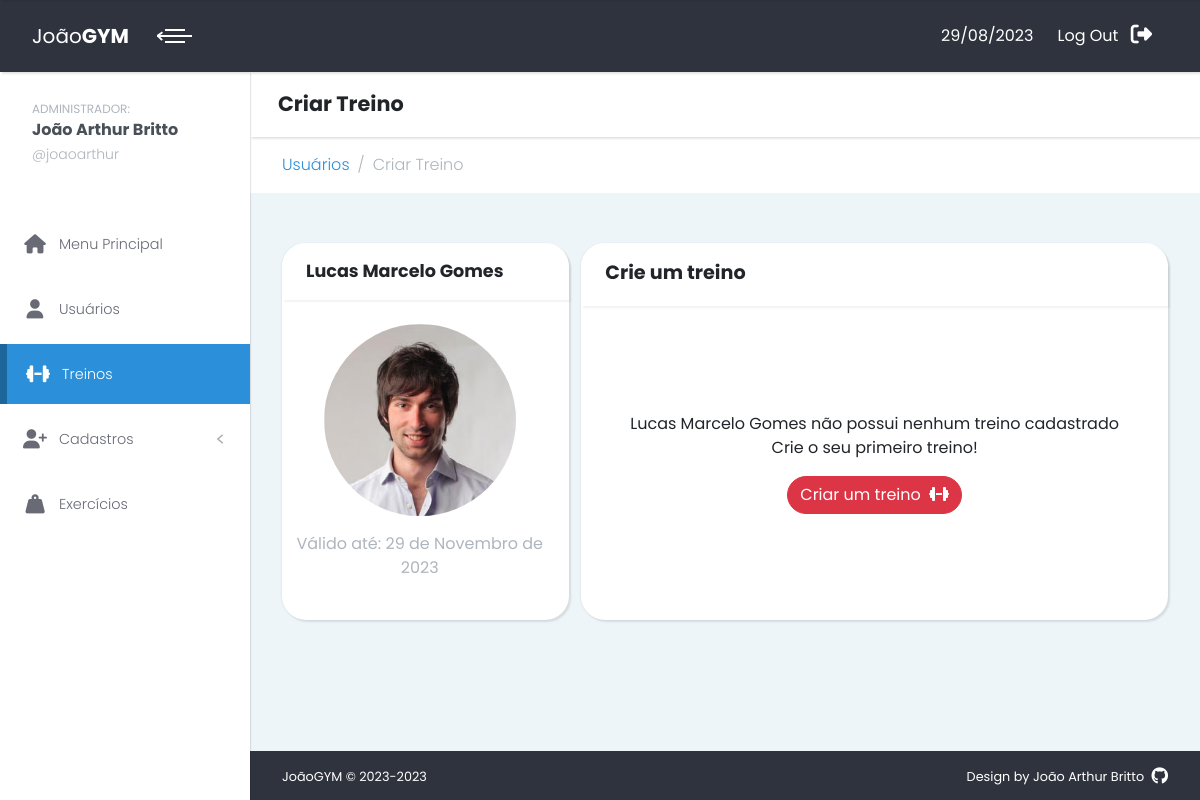
The app's page /treino/criarTreino/23 (signed in) with its own data.
### cadastro/models.py (models this page shows, shortened)
class Person(models.Model):
    matricula = models.AutoField('Matrícula', primary_key=True)
    name = models.CharField('Nome', max_length=100)
    email = models.EmailField('E-mail')
    cpf = models.CharField('CPF', max_length=14, unique=True)
    birthDate = models.DateField('Data de nascimento')
    phone = models.CharField('Telefone', max_length=15)
    whatsapp = models.BooleanField('Possui whatsapp?', default=True)
    profileImage = models.ImageField('Imagem de perfil', upload_to ="profileImages/", blank=True)

class Plan(models.Model):
    plan_choices = (
    ('', 'Planos'),
    ('Mensal', 'Mensal'),
    ('Trimestral', 'Trimestral'),
    ('Semestral', 'Semestral'),
    ('Anual', 'Anual'),
)
    plan_person = models.OneToOneField(Person, on_delete=models.CASCADE, related_name="plan")
    plan_name = models.CharField('Nome do plano',choices=plan_choices, max_length=10)
    signature_date = models.DateField('Data de assinatura', auto_now=True)
    expiration_date = models.DateField('Data de expiração')

### treino/views.py (the view)
# urls.py: path('criarTreino/<int:usuario_id>', views.criarTreino, name='criar-treino'),
@login_required
def criarTreino(request, usuario_id):
    person = Person.objects.get(pk=usuario_id)
    workouts = Workout.objects.filter(workout_person=person)
    if request.method == 'POST':
        if workouts.filter(workout_name=request.POST.get("workouts-0-workout_name"), workout_person=person).exists():
            messages.warning(request, 'Nome de treino não disponível! Já existe um treino com esse mesmo nome, tente criar um treino com um nome diferente.')
            return redirect('ver-treino', usuario_id)
        formset = CadastrarTreino(request.POST)
        if formset.is_valid():
            treinos = formset.save(commit=False)
            for treino in treinos:
                treino.workout_person = person
                treino.save()
                if workouts.count() == 1:
                    current_workout = Current_workout(current_workout_person=person, name=treino)
                    current_workout.save()
            return redirect('ver-treino', usuario_id)
        else:
            print(formset.errors)
    elif request.method == 'GET':
        if workouts.count() == 0:
            treino_formset = CadastrarTreino()
            context = {
                'person':person,
                "treino_formset":treino_formset,
            }
            return render(request, 'criarTreino.html', context=context)

### usuarios/templatetags/customTags.py (called while the page is built)
@register.filter(expects_localtime=True)
def is_past(value):
    if isinstance(value, datetime):
        value = value.date()
    return value < date.today()

@register.filter
def starts_with(value, prefix):
    return value.startswith(prefix)

### treino/templates/criarTreino.html (shortened to what this page needs)
{% extends 'layout.html' %}
{% load static %}
{% load customTags %}
{% block subtitle %}Criar Treino{% endblock %}
{% block breadcrumbs %}
<li class="breadcrumb-item"><a class="fw-light" href="index.html">Usuários</a></li>
<li class="breadcrumb-item active fw-light" aria-current="page">Criar Treino</li>
{% endblock %}
{% block content %}
<section class="workouts">
    <div class="container-fluid">
        <div class="row gy-4 align-items-stretch">
            <div class="col-md-4" id="perfil-detalhado">
                <div class="card mb-0">
                    <div class="card-header d-flex align-items-center">
                        <h3 class="h4 mb-0">{{person.name}}</h3>
                    </div>
                    <div class="card-body row text-center">
                        <div class="col-md-12 col-sm-6">
                            <img class="circular-image-lg" src="{% if person.profileImage %}{{person.profileImage.url}}{% else %}{% static 'img/profile-default.jpeg' %}{% endif %}" alt="...">
                        </div>
                        <div class="col-md-12 col-sm-5">
                            {% if person.plan.expiration_date|is_past %}
                            <p class="text-danger mt-4">Assinatura expirada</p>
                            {% else %}
                            <p class="text-gray-500 my-3">Válido até: {{person.plan.expiration_date}}</p>
                            {% endif %}
                        </div>
                    </div>
                </div>
            </div>
            <div class="col-md-8" id="treino-completo">
                <div class="card mb-0 h-100">
                    <div class="card-header d-flex align-items-center justify-content-between">
                        <h3 class="mb-1">Crie um treino</h3>
                    </div>
                    <div class="card-body d-flex align-items-center justify-content-center text-center">
                        <div>
                            <p> {{person.name}} não possui nenhum treino cadastrado <br>Crie o seu primeiro treino!</p>
                            <button class="btn btn-danger rounded-pill" type="button" data-bs-toggle="modal"
                                data-bs-target="#createWorkout">
                                Criar um treino
                                <i class="ms-1 fa-solid fa-dumbbell"></i>
                            </button>
                        </div>
                    </div>
                </div>
            </div>
        </div>
    </div>
</section>
{% endblock %}

### menu/templates/layout.html (shortened to what this page needs)
{% load static %}
{% load customTags %}
{% now "Y" as current_year %}
{% url 'menu-principal' as menu %}
{% url 'cadastro' as cadastro %}
{% url 'usuarios' as usuarios %}
{% url 'treinos' as treinos %}
{% url 'exercicios' as exerciciosUrl %}
{% now "d/m/Y" as current_date %}
<!DOCTYPE html>
<html>
  <head>
    <link rel="stylesheet" href="{% static 'css/custom.css' %}" />
    <link
      rel="stylesheet"
      href="{% static 'css/style.blue.css' %}"
      id="theme-stylesheet"
    />
  </head>
  <body>
    <div class="page">
      <header class="header z-index-50">
        <nav
          class="nav navbar py-3 px-0 shadow-sm text-white position-relative"
        >
          <div class="container-fluid w-100">
            <div
              class="navbar-holder d-flex align-items-center justify-content-between w-100"
            >
              <div class="navbar-header">
                <a
                  class="navbar-brand d-none d-sm-inline-block"
                  href="/"
                >
                  <div class="brand-text d-none d-lg-inline-block">
                    <span>João</span><strong>GYM</strong>
                  </div>
                </a>
                <a
                  class="ms-2 menu-btn active"
                  id="toggle-btn"
                  href="#"
                  ><span></span><span></span><span></span
                ></a>
              </div>
              <ul
                class="nav-menu list-unstyled d-flex flex-md-row align-items-sm-center"
              >
                <li class="nav-item my-0 py-0">
                  <p class="d-inline me-xl-2 mt-5">{{current_date}}</p>
                </li>
                <li class="nav-item">
                  <a class="nav-link text-white" href="{% url 'logout' %}">
                    <span class="d-none d-sm-inline me-xl-2">Log Out</span>
                    <i class="fa-solid fa-right-from-bracket fa-lg"></i>
                  </a>
                </li>
              </ul>
            </div>
          </div>
        </nav>
      </header>
      <div class="page-content d-flex align-items-stretch">
        <nav class="side-navbar z-index-40">
          <a href="{% url 'admin' %}" class>
            <div class="sidebar-header d-flex align-items-center py-4 px-3">
              <div class="ms-3 title">
                <small class="text-gray-500">ADMINISTRADOR:</small>
                <h5 class="mb-2 me-0 text-gray-700">
                  {{user.first_name}} {{user.last_name}}
                </h5>
                <p class="text-sm text-gray-500 fw-light mb-0 lh-1">
                  @{{user.username}}
                </p>
              </div>
            </div>
          </a>
          <ul class="list-unstyled py-4">
            <li
              class="sidebar-item {% if request.path == menu %} active {% endif %}"
            >
              <a class="sidebar-link" href="{{menu}}">
                <i class="fa-solid fa-house fa-lg me-xl-2"></i>
                Menu Principal
              </a>
            </li>
            <li
              class="sidebar-item {% if request.path|starts_with:usuarios %}active{% endif %}"
            >
              <a class="sidebar-link" href="{{usuarios}}">
                <i class="fa-solid fa-user fa-lg me-xl-2"></i>
                Usuários
              </a>
            </li>
            <li
              class="sidebar-item {% if request.path|starts_with:treinos %}active{% endif %}"
            >
              <a class="sidebar-link" href="{{treinos}}">
                <i class="fa-solid fa-dumbbell fa-lg me-xl-2"></i>
                Treinos
              </a>
            </li>
            <li
              class="sidebar-item {% if request.path|starts_with:cadastro %}active{% endif %}"
            >
              <a
                class="sidebar-link"
                href="#exampledropdownDropdown"
                data-bs-toggle="collapse"
              >
                <i class="fa-solid fa-user-plus fa-lg me-xl-2"></i>
                Cadastros
              </a>
            </li>
            <li
              class="sidebar-item {% if request.path|starts_with:exerciciosUrl %}active{% endif %}"
            >
              <a class="sidebar-link" href="{{exerciciosUrl}}">
                <i class="fa-solid fa-weight-hanging fa-lg me-xl-2"></i>
                Exercícios
              </a>
            </li>
          </ul>
        </nav>
        <div class="content-inner w-100">
          <header class="bg-white shadow-sm px-4 py-3 z-index-20">
            <div class="container-fluid px-0">
              <h2 class="mb-0 p-1">{% block subtitle %}{% endblock %}</h2>
            </div>
          </header>
          <div class="bg-white">
            <div class="container-fluid">
              <nav aria-label="breadcrumb">
                <ol class="breadcrumb mb-0 py-3">
                  {% block breadcrumbs %} {% endblock %}
                </ol>
              </nav>
            </div>
          </div>
          {% include 'messages.html' %} {% block content %} {% endblock %}
          <footer
            class="position-absolute bottom-0 bg-darkBlue text-white text-center py-3 w-100 text-xs"
            id="footer"
          >
            <div class="container-fluid">
              <div class="row gy-2">
                <div class="col-sm-6 text-sm-start">
                  <p class="mb-0">JoãoGYM © 2023-{{current_year}}</p>
                </div>
                <div class="col-sm-6 text-sm-end">
                  <p class="mb-0">
                    Design by
                    <a
                      href="https://github.com/j0aoarthur"
                      class="text-white text-decoration-none"
                      >João Arthur Britto
                      <i class="ms-1 fa-brands fa-github fa-lg"></i>
                    </a>
                  </p>
                </div>
              </div>
            </div>
          </footer>
        </div>
      </div>
    </div>
    <link
      rel="stylesheet"
      href="https://use.fontawesome.com/releases/v5.7.1/css/all.css"
    />
  </body>
</html>

### staticfiles/css/custom.css (style rules this page uses)
.sidebar-item { margin: 5px 0; line-height: 0.8rem; }
.sidebar-link { font-weight: 600; color: #2b90d9; }
.sidebar-link i { margin: 0.8rem 0; width: 2rem; text-align: center; }
.circular-image-lg { width: 12rem; height: 12rem; border-radius: 50%; object-fit: cover; }

### records on screen
Person: name "Lucas Marcelo Gomes", profileImage (picture), plan.expiration_date "29 de Novembro de 2023"

### other values on screen
{{ current_date }} "29/08/2023"
{{ user.first_name }} "João Arthur"
{{ user.last_name }} "Britto"
{{ user.username }} "joaoarthur"
{{ current_year }} "2023"
